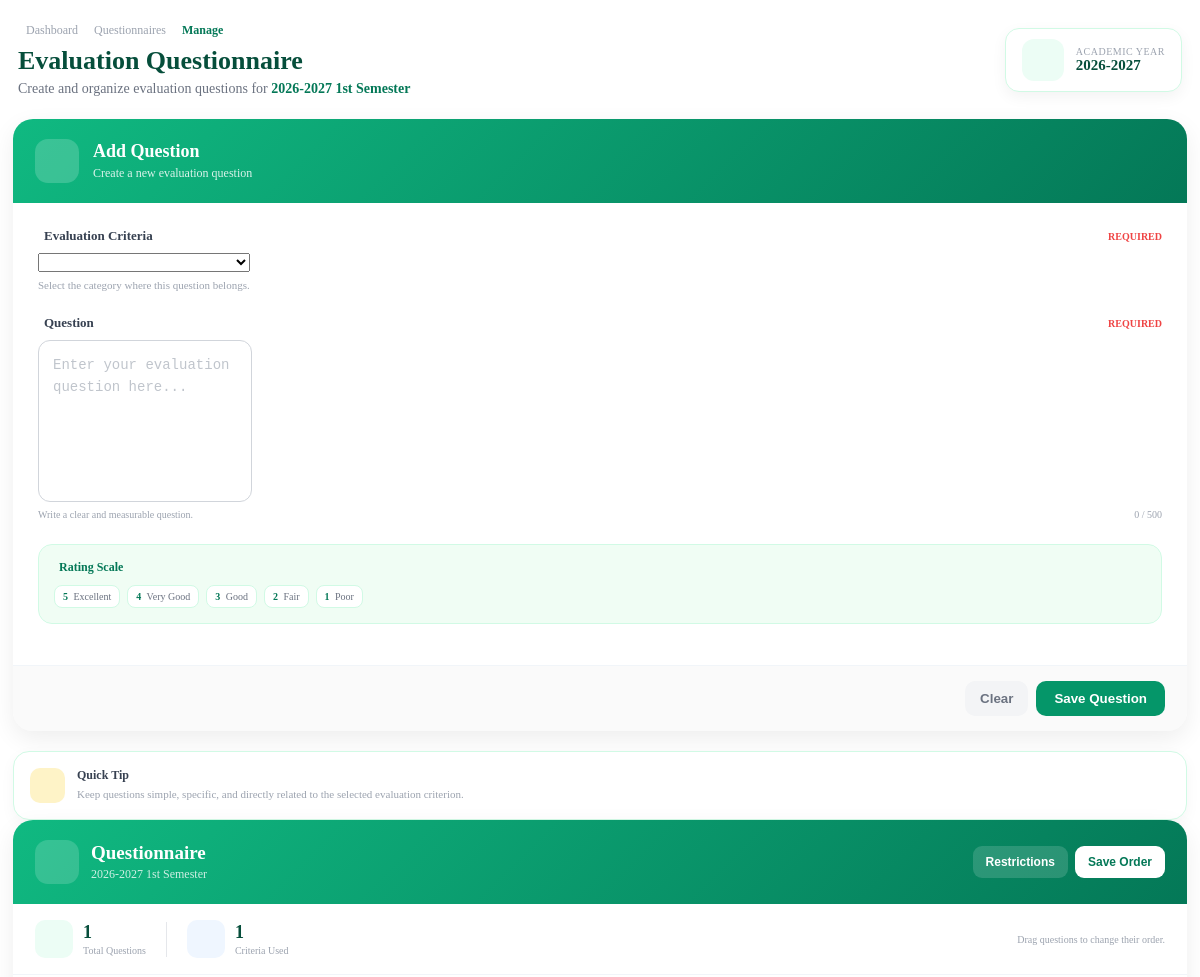
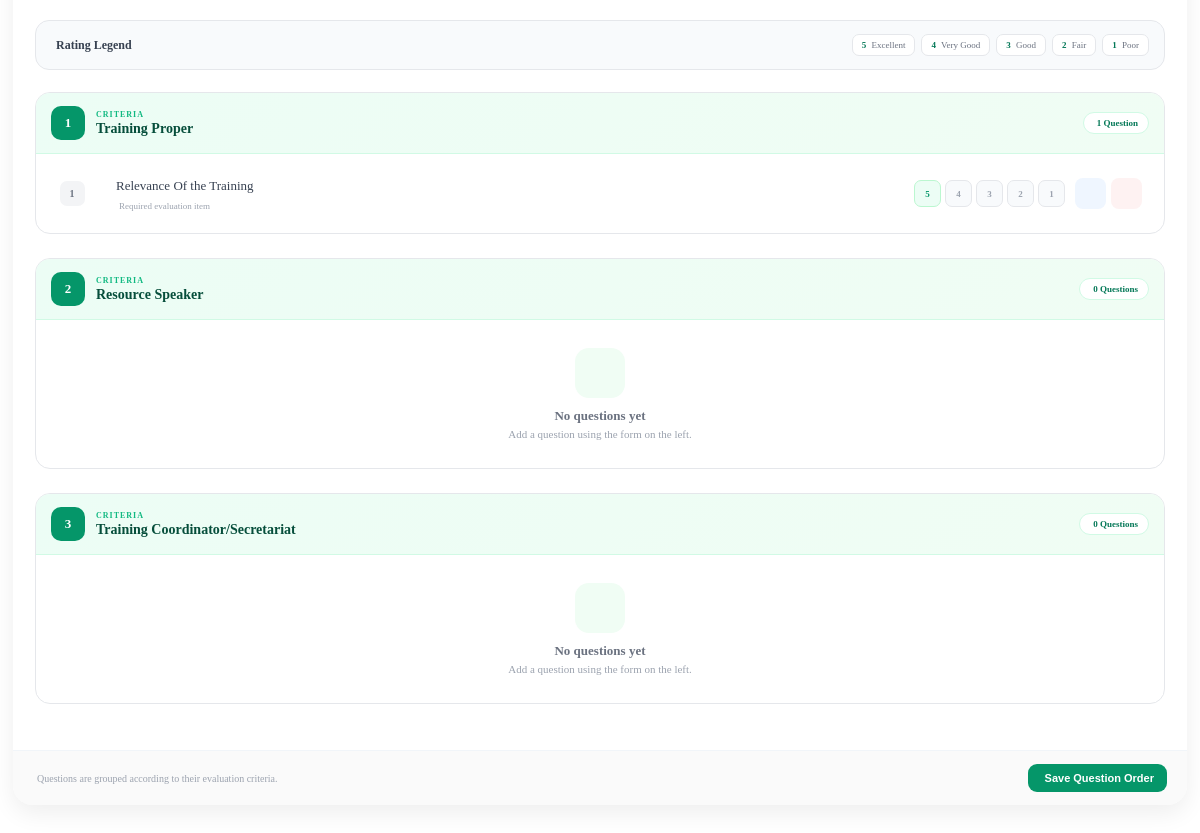
/admin/manage_questionnaire.php?id=4, run on the app's committed database (2 pictures, top to bottom).
### tables this page shows
CREATE TABLE `criteria_list` (
  `id` int(30) NOT NULL,
  `criteria` text NOT NULL,
  `order_by` int(30) NOT NULL
);

CREATE TABLE `question_list` (
  `id` int(30) NOT NULL,
  `academic_id` int(30) NOT NULL,
  `question` text NOT NULL,
  `order_by` int(30) NOT NULL,
  `criteria_id` int(30) NOT NULL
);

### admin/manage_questionnaire.php (the view, shortened to what this page needs)
<?php
include 'db_connect.php';
function ordinal_suffix($num){
    $num = $num % 100;
    if($num < 11 || $num > 13){
        switch($num % 10){
            case 1: return $num.'st';
        }
    }
    return $num.'th';
}
?>
<div class="container-fluid questionnaire-manage">
<div class="page-intro">
    <div>
        <div class="breadcrumb-mini">
            <span>Dashboard</span>
            <span>Questionnaires</span>
            <strong>Manage</strong>
        </div>
        <h2>
            Evaluation Questionnaire
        </h2>
        <p>
            Create and organize evaluation questions for
            <strong>
                <?php echo $year.' '.ordinal_suffix($semester); ?> Semester
            </strong>
        </p>
    </div>
    <div class="academic-pill">
        <div class="academic-pill-icon">
        </div>
        <div>
            <small>Academic Year</small>
            <strong>
                <?php echo $year; ?>
            </strong>
        </div>
    </div>
</div>
<div class="row">
    <div class="col-lg-4 col-md-5">
        <div class="card modern-card form-card">
            <div class="modern-header">
                <div class="header-icon">
                </div>
                <div>
                    <h4>
                        Add Question
                    </h4>
                    <p>
                        Create a new evaluation question
                    </p>
                </div>
            </div>
            <div class="card-body">
                <form action="" id="manage-question">
                    <div class="form-section">
                        <label class="modern-label">
                            <span>
                                Evaluation Criteria
                            </span>
                            <small>Required</small>
                        </label>
                        <select
                            name="criteria_id"
                            id="criteria_id"
                            class="custom-select select2"
                        >
                            <option value=""></option>
                            <?php
                            $criteria = $conn->query(
                                "SELECT * FROM criteria_list
                                 ORDER BY abs(order_by) ASC"
                            );
                            while($row = $criteria->fetch_assoc()):
                            ?>
                                <option value="<?php echo $row['id']; ?>">
                                </option>
                            <?php endwhile; ?>
                        </select>
                        <div class="field-hint">
                            Select the category where this question belongs.
                        </div>
                    </div>
                    <div class="form-section">
                        <label class="modern-label">
                            <span>
                                Question
                            </span>
                            <small>Required</small>
                        </label>
                        <textarea
                            name="question"
                            id="question"
                            class="form-control modern-textarea"
                            rows="6"
                            maxlength="500"
                            placeholder="Enter your evaluation question here..."
                            required><?php echo isset($question) ? htmlspecialchars($question) : ''; ?></textarea>
                        <div class="textarea-footer">
                            <span>
                                Write a clear and measurable question.
                            </span>
                            <span id="questionCounter">
                                0 / 500
                            </span>
                        </div>
                    </div>
                    <div class="rating-info">
                        <div class="rating-info-title">
                            Rating Scale
                        </div>
                        <div class="rating-scale">
                            <span>
                                <b>5</b>
                                Excellent
                            </span>
                            <span>
                                <b>4</b>
                                Very Good
                            </span>
                            <span>
                                <b>3</b>
                                Good
                            </span>
                            <span>
                                <b>2</b>
                                Fair
                            </span>
                            <span>
                                <b>1</b>
                                Poor
                            </span>
                        </div>
                    </div>
                </form>
            </div>
            <div class="card-footer form-footer">
                <button
                    type="button"
                    class="btn cancel-btn"
                    id="clearQuestion"
                >
                    Clear
                </button>
                <button
                    class="btn save-btn"
                    form="manage-question"
                >
                    Save Question
                </button>
            </div>
        </div>
        <div class="quick-tip">
            <div class="tip-icon">
            </div>
            <div>
                <strong>Quick Tip</strong>
                <p>
                    Keep questions simple, specific, and directly related
                    to the selected evaluation criterion.
                </p>
            </div>
        </div>
    </div>
    <div class="col-lg-8 col-md-7">
        <div class="card modern-card questionnaire-card">
            <div class="questionnaire-header">
                <div class="questionnaire-title">
                    <div class="header-icon light">
                    </div>
                    <div>
                        <h4>
                            Questionnaire
                        </h4>
                        <p>
                            <?php echo $year.' '.ordinal_suffix($semester); ?> Semester
                        </p>
                    </div>
                </div>
                <div class="header-actions">
                    <button
                        type="button"
                        class="header-btn"
                        id="eval_restrict"
                    >
                        Restrictions
                    </button>
                    <button
                        type="submit"
                        form="order-question"
                        class="header-btn primary"
                    >
                        Save Order
                    </button>
                </div>
            </div>
            <?php
            $total_questions = $conn->query(
                "SELECT COUNT(*) AS total
                 FROM question_list
                 WHERE academic_id = $id"
            )->fetch_assoc()['total'];
            $total_criteria = $conn->query(
                "SELECT COUNT(DISTINCT criteria_id) AS total
                 FROM question_list
                 WHERE academic_id = $id"
            )->fetch_assoc()['total'];
            ?>
            <div class="question-summary">
                <div class="summary-item">
                    <div class="summary-icon">
                    </div>
                    <div>
                        <strong>
                            <?php echo number_format($total_questions); ?>
                        </strong>
                        <span>
                            Total Questions
                        </span>
                    </div>
                </div>
                <div class="summary-item">
                    <div class="summary-icon criteria">
                    </div>
                    <div>
                        <strong>
                            <?php echo number_format($total_criteria); ?>
                        </strong>
                        <span>
                            Criteria Used
                        </span>
                    </div>
                </div>
                <div class="summary-note">
                    Drag questions to change their order.
                </div>
            </div>
            <div class="card-body questionnaire-body">
                <div class="rating-box">
                    <div class="rating-box-title">
                        Rating Legend
                    </div>
                    <div class="rating-items">
                        <span class="rating-item excellent">
                            <b>5</b>
                            Excellent
                        </span>
                        <span class="rating-item very-good">
                            <b>4</b>
                            Very Good
                        </span>
                        <span class="rating-item good">
                            <b>3</b>
                            Good
                        </span>
                        <span class="rating-item fair">
                            <b>2</b>
                            Fair
                        </span>
                        <span class="rating-item poor">
                            <b>1</b>
                            Poor
                        </span>
                    </div>
                </div>
                <form id="order-question">
                <?php
                $criteria = $conn->query(
                    "SELECT * FROM criteria_list
                     ORDER BY abs(order_by) ASC"
                );
                $criteria_number = 1;
                while($crow = $criteria->fetch_assoc()):
                    $questions = $conn->query(
                        "SELECT * FROM question_list
                         WHERE criteria_id = {$crow['id']}
                         AND academic_id = $id
                         ORDER BY abs(order_by) ASC"
                    );
                    $question_count = $questions->num_rows;
                ?>
                <div class="criteria-section">
                    <div class="criteria-heading">
                        <div class="criteria-number">
                            <?php echo $criteria_number++; ?>
                        </div>
                        <div class="criteria-heading-text">
                            <span>CRITERIA</span>
                            <h5>
                                <?php echo htmlspecialchars($crow['criteria']); ?>
                            </h5>
                        </div>
                        <div class="criteria-count">
                            <?php echo $question_count; ?>
                            <?php echo ($question_count == 1) ? 'Question' : 'Questions'; ?>
                        </div>
                    </div>
                    <?php if($question_count > 0): ?>
                    <div class="question-list tr-sortable">
                    <?php
                    $question_number = 1;
                    while($row = $questions->fetch_assoc()):
                    ?>
                    <div
                        class="question-item"
                        data-id="<?php echo $row['id']; ?>"
                    >
                        <div class="question-number">
                            <span>
                                <?php echo $question_number++; ?>
                            </span>
                        </div>
                        <div class="drag-handle">
                        </div>
                        <div class="question-content">
                            <div class="question-text">
                                <?php echo nl2br(htmlspecialchars($row['question'])); ?>
                            </div>
                            <div class="question-meta">
                                <span>
                                    Required evaluation item
                                </span>
                            </div>
                        </div>
                        <div class="rating-preview">
                            <span>5</span>
                            <span>4</span>
                            <span>3</span>
                            <span>2</span>
                            <span>1</span>
                        </div>
                        <div class="question-actions">
                            <button
                                type="button"
                                class="question-action edit_question"
                                data-id="<?php echo $row['id']; ?>"
                                title="Edit Question"
                            >
                            </button>
                            <button
                                type="button"
                                class="question-action delete_question danger"
                                data-id="<?php echo $row['id']; ?>"
                                title="Delete Question"
                            >
                            </button>
                        </div>
                    </div>
                    <?php endwhile; ?>
                    </div>
                    <?php else: ?>
                    <div class="empty-questions">
                        <div class="empty-icon">
                        </div>
                        <strong>
                            No questions yet
                        </strong>
                        <p>
                            Add a question using the form on the left.
                        </p>
                    </div>
                    <?php endif; ?>
                </div>
                <?php endwhile; ?>
                </form>
            </div>
            <div class="questionnaire-footer">
                <div>
                    Questions are grouped according to their evaluation criteria.
                </div>
                <button
                    type="button"
                    class="btn bottom-save"
                    onclick="$('#order-question').submit();"
                >
                    Save Question Order
                </button>
            </div>
        </div>
    </div>
</div>
</div>

### data on the page
criteria_list: criteria "Training Proper", question_count "1", shows "Question"
question_list: question "Relevance Of the Training", order_by "0"
criteria_list: criteria "Resource Speaker", question_count "0", shows "Questions", shows "No questions yet"
criteria_list: criteria "Training Coordinator/Secretariat", shows "Questions", shows "No questions yet"

### other printed values
$year "2026-2027"
ordinal_suffix($semester) "1st"
$total_questions "1"
$total_criteria "1"
